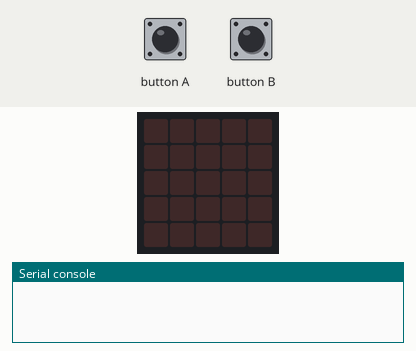
The program below on a simulated BBC micro:bit running MicroPython. On the bench: the board's 5×5 LED display, the last lines printed to the serial console. The test bench sets the inputs (shaded band). No radio messages arrive unless stated (any console line starting 'radio sent:' is added by the test bench).

Above: at 1.2 s.
1.3 s: button A pressed for 0.15 s
At 1.39 s:
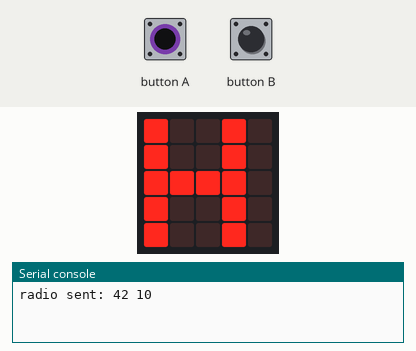
2.9 s: button B pressed for 0.15 s
At 3.04 s:
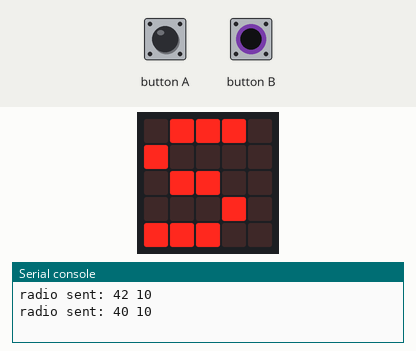
Timing chart, 0 to 5.9 s (numbered marks = the images above; inputs shaded):
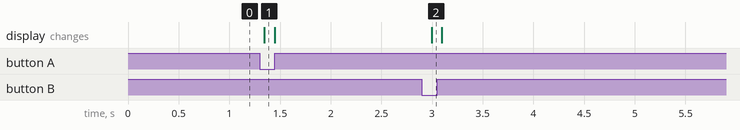

The program:

06_Sending_percussion__building_a_protocol_.py
```python
# Imports go at the top
from microbit import *
import radio
radio.on()

# Code in a 'while True:' loop repeats forever
while True:
    display.clear()

    # Play the hi hat if you press the A button
    if button_a.was_pressed():
        display.show("H")
        radio.send("42 10")

    # Play the snare if you press the B button
    if button_b.was_pressed():
        display.show("S")
        radio.send("40 10")
    sleep(100)


# Challenges:
# 1) Replace the numbers with your own percussive instruments:
# https://musescore.org/sites/musescore.org/files/General%20MIDI%20Standard%20Percussion%20Set%20Key%20Map.pdf
```

Measured:
- after the input at 1.3 s, the display: changes after 0.05 s (image 1)
- after the input at 2.9 s, the display: changes after 0.10 s (image 2)
